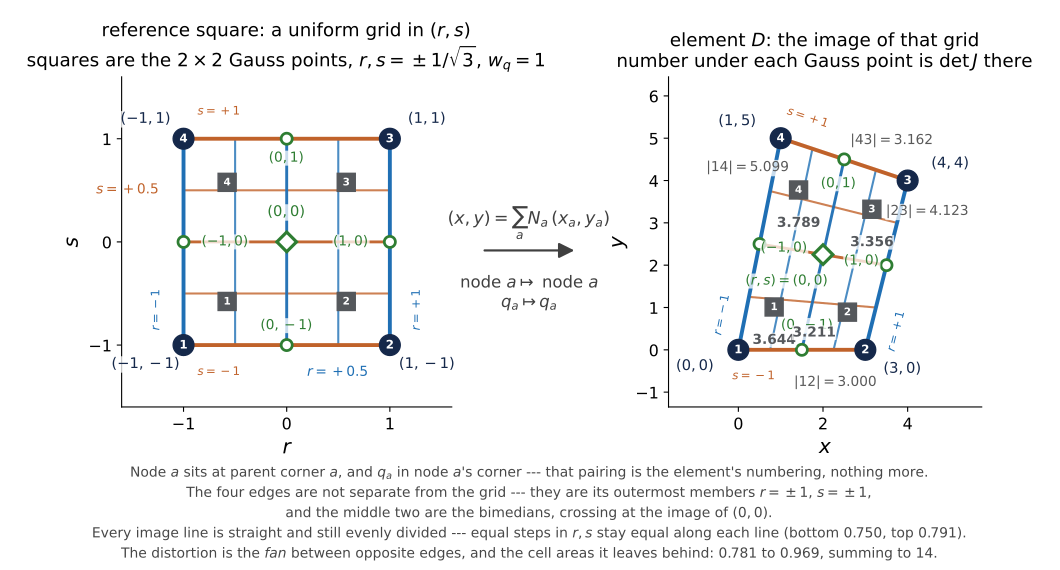

This figure's Python source:
"""Element D: the reference square and its image, with every pairing made explicit.

What the figure has to say without being read:
  * which parent corner is which physical corner, and which Gauss point is which
    -> the numeral is drawn INSIDE the marker, identically in both panels;
  * the element's four edges ARE grid lines -> each carries its own r=const /
    s=const label and its family's colour, and the weights only step down;
  * the two middle members ARE the bimedians -> drawn once, not twice.
"""
import numpy as np, matplotlib
matplotlib.use("Agg")
import matplotlib.pyplot as plt
from matplotlib.gridspec import GridSpec
from matplotlib.patches import FancyArrowPatch

RFAM, SFAM = "#1f6fb4", "#c0622a"        # the r=const and s=const families
NODE, GAUSS, MID = "#15284a", "#55585c", "#2e7d32"
XD = np.array([0.0, 3.0, 4.0, 1.0])      # local nodes 1..4, counter-clockwise
YD = np.array([0.0, 0.0, 4.0, 5.0])
HALO = dict(fc="white", ec="none", alpha=0.75, pad=0.4)

def N(r, s):
    return np.array([(1-r)*(1-s), (1+r)*(1-s), (1+r)*(1+s), (1-r)*(1+s)])/4.0

def xy(r, s):
    n = N(r, s); return n @ XD, n @ YD

def detJ(r, s):
    return 3.5 - 3.0*r/8.0 + s/8.0

g  = 1/np.sqrt(3)
GP = [(-g, -g), (g, -g), (g, g), (-g, g)]
GRID = [-1.0, -0.5, 0.0, 0.5, 1.0]       # -1 and +1 are the edges themselves

def badge(ax, P, marker, size, colour, offs=None, coords=None, fs=8.5):
    """Marker with its index drawn inside it -- the cross-panel identity cue."""
    for i, (px, py) in enumerate(P):
        ax.plot(px, py, marker, ms=size, color=colour, zorder=8)
        ax.annotate(str(i+1), (px, py), ha="center", va="center", fontsize=fs,
                    color="white", fontweight="bold", zorder=9)
        if coords is not None:
            ax.annotate(coords[i], (px, py), textcoords="offset points",
                        xytext=offs[i], ha="center", va="center", fontsize=10.6,
                        color=colour, zorder=9, bbox=HALO)

def edge_label(ax, pa, pb, text, out, color, pad=22, fs=8.5, f=0.24):
    """Label an edge along its own direction at fraction f, pushed away from `out`."""
    mx, my = pa[0]+f*(pb[0]-pa[0]), pa[1]+f*(pb[1]-pa[1])
    ang = np.degrees(np.arctan2(pb[1]-pa[1], pb[0]-pa[0]))
    if ang > 90:   ang -= 180
    if ang <= -90: ang += 180
    dx, dy = mx-out[0], my-out[1]; n = np.hypot(dx, dy)
    ax.annotate(text, (mx, my), textcoords="offset points",
                xytext=(pad*dx/n, pad*dy/n), ha="center", va="center",
                rotation=ang, rotation_mode="anchor", fontsize=fs,
                color=color, fontweight="bold", zorder=7, bbox=HALO)

def gridstyle(c):
    """Interior members differ from the edges only in weight, never in kind."""
    if abs(c) == 1.0: return dict(lw=2.8, alpha=1.00, zorder=2)   # an edge
    if c == 0.0:      return dict(lw=2.1, alpha=0.95, zorder=2)   # a bimedian
    return dict(lw=1.5, alpha=0.80, zorder=1)

fig = plt.figure(figsize=(10.6, 5.7))
gs  = GridSpec(1, 2, figure=fig, wspace=0.30, left=0.075, right=0.975,
               top=0.865, bottom=0.285)
axL, axR = fig.add_subplot(gs[0, 0]), fig.add_subplot(gs[0, 1])

# ================= left: the reference square =================
for c in GRID:
    axL.plot([c, c], [-1, 1], color=RFAM, **gridstyle(c))
    axL.plot([-1, 1], [c, c], color=SFAM, **gridstyle(c))
edge_label(axL, (-1,-1), (-1,1), "$r=-1$", (0,0), RFAM)
edge_label(axL, ( 1,-1), ( 1,1), "$r=+1$", (0,0), RFAM)
edge_label(axL, (-1,-1), ( 1,-1), "$s=-1$", (0,0), SFAM)
edge_label(axL, (-1, 1), ( 1, 1), "$s=+1$", (0,0), SFAM)
axL.annotate("$r=+0.5$", (0.5, -1), textcoords="offset points", xytext=(0, -20),
             ha="center", va="center", fontsize=9.9, color=RFAM)
axL.annotate("$s=+0.5$", (-1, 0.5), textcoords="offset points", xytext=(-40, 0),
             ha="center", va="center", fontsize=9.9, color=SFAM)
for (mr, ms_), off in [((0,-1), (0,14)), ((1,0), (-28,0)), ((0,1), (0,-14)), ((-1,0), (30,0))]:
    axL.plot(mr, ms_, "o", ms=8, mfc="white", mec=MID, mew=2.0, zorder=7)
    axL.annotate(f"$({mr:g},{ms_:g})$", (mr, ms_), textcoords="offset points", xytext=off,
                 ha="center", va="center", fontsize=9.9, color=MID, zorder=8, bbox=HALO)
axL.plot(0, 0, "D", ms=10, mfc="white", mec=MID, mew=2.3, zorder=7)
axL.annotate("$(0,0)$", (0,0), textcoords="offset points", xytext=(0, 18),
             ha="center", fontsize=10.6, color=MID, zorder=8, bbox=HALO)
badge(axL, GP, "s", 13, GAUSS, fs=7.5)
badge(axL, [(-1,-1), (1,-1), (1,1), (-1,1)], "o", 15, NODE,
      offs=[(-27,-14), (27,-14), (27,14), (-27,14)],
      coords=["$(-1,-1)$", "$(1,-1)$", "$(1,1)$", "$(-1,1)$"])
axL.set_title("reference square: a uniform grid in $(r,s)$\n"
              r"squares are the $2\times2$ Gauss points, $r,s=\pm1/\sqrt{3}$, $w_q=1$",
              fontsize=13.2, pad=7)
axL.set_xlabel("$r$", fontsize=14.5); axL.set_ylabel("$s$", fontsize=14.5)
axL.set_xlim(-1.6, 1.6); axL.set_ylim(-1.6, 1.6); axL.set_aspect("equal")
axL.set_xticks([-1, 0, 1]); axL.set_yticks([-1, 0, 1])
axL.tick_params(labelsize=11.5)
axL.spines[["top","right"]].set_visible(False)

# ================= right: the physical element =================
u = [-1.0, 1.0]                                      # images stay straight
for c in GRID:
    axR.plot(*zip(*[xy(c, t) for t in u]), color=RFAM, **gridstyle(c))
    axR.plot(*zip(*[xy(t, c) for t in u]), color=SFAM, **gridstyle(c))
P   = list(zip(XD, YD))
cen = (XD.mean(), YD.mean())
for (ia, ib), col, lab in [((0,1), SFAM, "$s=-1$"), ((1,2), RFAM, "$r=+1$"),
                           ((3,2), SFAM, "$s=+1$"), ((0,3), RFAM, "$r=-1$")]:
    edge_label(axR, P[ia], P[ib], lab, cen, col)
    L  = np.hypot(XD[ib]-XD[ia], YD[ib]-YD[ia])
    mx = XD[ia]+0.74*(XD[ib]-XD[ia]); my = YD[ia]+0.74*(YD[ib]-YD[ia])
    dx, dy = mx-cen[0], my-cen[1]; n = np.hypot(dx, dy)
    axR.annotate(f"$|{ia+1}{ib+1}|={L:.3f}$", (mx, my), textcoords="offset points",
                 xytext=(24*dx/n, 24*dy/n), ha="center", va="center",
                 fontsize=9.9, color="0.35", zorder=7, bbox=HALO)
for mr, ms_ in [(0,-1), (1,0), (0,1), (-1,0)]:
    mxp, myp = xy(mr, ms_)
    dx, dy = mxp-cen[0], myp-cen[1]; n = np.hypot(dx, dy)
    axR.plot(mxp, myp, "o", ms=8, mfc="white", mec=MID, mew=2.0, zorder=7)
    axR.annotate(f"$({mr:g},{ms_:g})$", (mxp, myp), textcoords="offset points",
                 xytext=(-18*dx/n, -18*dy/n), ha="center", va="center",
                 fontsize=9.9, color=MID, zorder=8, bbox=HALO)
axR.plot(*xy(0,0), "D", ms=10, mfc="white", mec=MID, mew=2.3, zorder=7)
axR.annotate("$(r,s)=(0,0)$", xy(0,0), textcoords="offset points", xytext=(-26, -22),
             ha="center", fontsize=9.9, color=MID, zorder=8, bbox=HALO)
GPx = [xy(r, s) for r, s in GP]
badge(axR, GPx, "s", 13, GAUSS, fs=7.5)
DJOFF = [(0, -19), (-24, -10), (0, -19), (0, -19)]    # q2 nudged clear of node 2
for q, (px, py) in enumerate(GPx):
    axR.annotate(f"{detJ(*GP[q]):.3f}", (px, py), textcoords="offset points",
                 xytext=DJOFF[q], ha="center", va="top", fontsize=9.9,
                 color=GAUSS, fontweight="bold", zorder=8, bbox=HALO)
badge(axR, P, "o", 15, NODE, offs=[(-31,-12), (27,-14), (31,12), (-31,12)],
      coords=["$(0,0)$", "$(3,0)$", "$(4,4)$", "$(1,5)$"])
axR.set_title("element $D$: the image of that grid\n"
              r"number under each Gauss point is $\det J$ there", fontsize=13.2, pad=7)
axR.set_xlabel("$x$", fontsize=14.5); axR.set_ylabel("$y$", fontsize=14.5)
axR.set_xlim(-1.65, 5.75); axR.set_ylim(-1.35, 6.45); axR.set_aspect("equal")
axR.tick_params(labelsize=11.5)
axR.spines[["top","right"]].set_visible(False)

# ================= the map, between the panels =================
fig.add_artist(FancyArrowPatch((0.455, 0.56), (0.545, 0.56), transform=fig.transFigure,
                               arrowstyle="-|>", mutation_scale=23, lw=1.6, color="0.25"))
fig.text(0.50, 0.605, r"$(x,y)=\sum_a N_a\,(x_a,y_a)$", ha="center", fontsize=12.5,
         color="0.25")
fig.text(0.50, 0.515, "node $a\\mapsto$ node $a$\n$q_a\\mapsto q_a$",
         ha="center", va="top", fontsize=11.9, color="0.25")
fig.text(0.5, 0.012,
         "Node $a$ sits at parent corner $a$, and $q_a$ in node $a$'s corner --- that "
         "pairing is the element's numbering, nothing more.\n"
         "The four edges are not separate from the grid --- they are its outermost "
         r"members $r=\pm1$, $s=\pm1$," "\n"
         "and the middle two are the bimedians, crossing at the image of $(0,0)$.\n"
         "Every image line is straight and still evenly divided --- equal steps in $r,s$ "
         "stay equal along each line (bottom $0.750$, top $0.791$).\n"
         "The distortion is the $\\mathit{fan}$ between opposite edges, and the cell areas "
         "it leaves behind: $0.781$ to $0.969$, summing to $14$.",
         ha="center", va="bottom", fontsize=10, color="0.28", linespacing=1.45)
fig.savefig("q4_elemD.pdf")
print("wrote q4_elemD.pdf")
